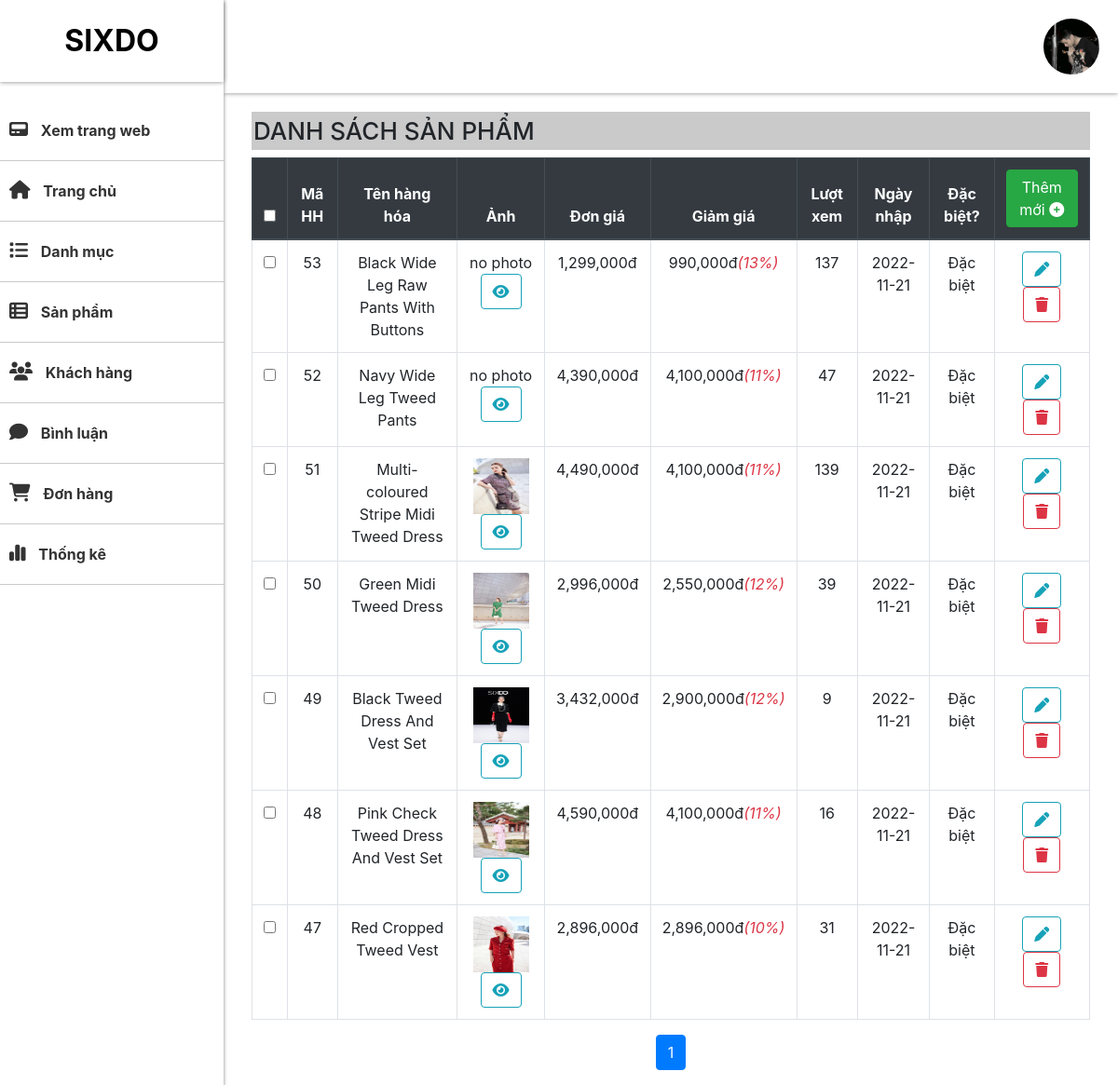
The app's page /admin/products/index.php?btn_list (signed in) with its own data.
### tables this page shows
CREATE TABLE `products` (
  `Ma_SP` int(11) NOT NULL,
  `Ten_SP` text NOT NULL,
  `Price` float NOT NULL,
  `Price_Giam` float NOT NULL,
  `Mota` text NOT NULL,
  `ngay_nhap` date NOT NULL,
  `so_luot_xem` int(15) NOT NULL,
  `ma_loai` int(11) NOT NULL,
  `dac_biet` int(1) NOT NULL
);

CREATE TABLE `img` (
  `id` int(11) NOT NULL,
  `Image` text NOT NULL,
  `Ma_SP` int(11) NOT NULL
);

### admin/products/index.php (called while the page is built, shortened)
<?php
require_once "../../dao/pdo.php";
require_once "../../dao/product.php";
require "../../global.php";
extract($_REQUEST);
$Ten_SP_error = $Price_error = $Price_Giam_error = $Mota_error = $ngay_nhap_error = $so_luot_xem_error = $ma_loai_error = $dac_biet_error = "";
if (exist_param("btn_list")) {
    $items = product_select_page('Ma_SP', 10);
} else if (exist_param("btn_insert")) {
    if (empty($_POST['ma_loai'])) {
        $ma_loai_error = "Không được để trống*";
    } else {
        $ma_loai = $_POST['ma_loai'];
    }
    if (empty($_POST['Ten_SP'])) {
        $Ten_SP_error = "Không được để trống*";
    } else {
        $Ten_SP = $_POST['Ten_SP'];
        if (product_exist_ten_sp($Ten_SP)) {
            $Ten_SP_error = "Tên sản phẩm đã tồn tại*";
        }
    }
    if (empty($_POST['Price'])) {
        $Price_error = "Không được để trống*";
    } else {
        $Price = $_POST['Price'];
        if (!is_numeric($Price)) {
            $Price_error = "Giá phải nhập số";
        } else if ($Price < 0) {
            $Price_error = "Giá phải nhập lớn hơn 0";
        }
    }
    if (empty($_POST['Price_Giam'])) {
        $Price_Giam_error = "Không được để trống*";
    } else {
        $Price_Giam = $_POST['Price_Giam'];
        if (!is_numeric($Price_Giam)) {
            $Price_Giam_error = "Giá phải nhập số";
        } else if ($Price_Giam < 0) {
            $Price_Giam_error = "Giá phải nhập lớn hơn 0";
        }
    }
    $dac_biet = $_POST['dac_biet'];
    if (empty($_POST['mo_ta'])) {
        $Mota_error = "Không được để trống*";
    } else {
        $Mota = $_POST['mo_ta'];
    }
    $so_luot_xem = $_POST['so_luot_xem'];
    if (empty($_POST['ngay_nhap'])) {
        $ngay_nhap_error = "Không được để trống*";
    } else {
        $ngay_nhap = $_POST['ngay_nhap'];
    }
    if (empty($Ten_SP_error) && empty($Price_error) && empty($Price_Giam_error) && empty($Mota_error) && empty($ngay_nhap_error)  && empty($ma_loai_error)) {
        product_insert($Ten_SP, $Price, $Price_Giam, $Mota, $ngay_nhap, $so_luot_xem, $ma_loai, $dac_biet);
        $new_product = product_select_by_name($Ten_SP);
        extract($new_product);
        save_multiple_file('Image', "$UPLOAD_URL/products/", $Ma_SP);
        echo "<script>alert('Thêm sản phẩm thành công');</script>";
        $items = product_select_page('Ma_SP', 10);
        $VIEW_NAME = "list.php";
    } else {
        echo "<script>alert('Thêm sản phẩm thất bại');</script>";
        $loai_hang = loai_select_all('ASC');
        $VIEW_NAME = "add.php";
    }
} else if (exist_param("btn_edit")) {
    $Ma_SP = $_REQUEST['Ma_SP'];
    $product_info = product_select_by_id($Ma_SP);
    extract($product_info);
    $loai_hang = loai_select_all('ASC');
    $VIEW_NAME = "edit.php";
} else if (exist_param("btn_delete")) {
    $Ma_SP = $_REQUEST['Ma_SP'];
    product_delete($Ma_SP);
    $items = product_select_page('Ma_SP', 10);
    $VIEW_NAME = "list.php";
} else if (exist_param("btn_img")) {
    $Ma_SP = $_REQUEST['Ma_SP'];
    $Image = img_select_page('id', 10, $Ma_SP);
    $VIEW_NAME = "img.php";
} else if (exist_param("btn_img_delete")) {
    $id = $_REQUEST['id'];
    img_detele($id);
    $Ma_SP = $_REQUEST['Ma_SP'];
    $Image = img_select_page('id', 10, $Ma_SP);
    $VIEW_NAME = "img.php";
} elseif (exist_param("btn_img_new")) {
    $Ma_SP = $_REQUEST['Ma_SP'];
    $VIEW_NAME = "add_img.php";
} elseif (exist_param("btn_img_add")) {
    $Ma_SP = $_POST['Ma_SP'];
    save_multiple_file('Image', "$UPLOAD_URL/products/", $Ma_SP);
    $Image = img_select_page('id', 10, $Ma_SP);
    $VIEW_NAME = "img.php";
} else if (exist_param("btn_update")) {
    if (empty($_POST['ma_loai'])) {
        $ma_loai_error = "Không được để trống*";
    } else {
        $ma_loai = $_POST['ma_loai'];
    }
    if (empty($_POST['Ten_SP'])) {
        $Ten_SP_error = "Không được để trống*";
    } else {
        $Ten_SP = $_POST['Ten_SP'];
    }
    if (empty($_POST['Price'])) {
        $Price_error = "Không được để trống*";
    } else {
        $Price = $_POST['Price'];
        if (!is_numeric($Price)) {
            $Price_error = "Giá phải nhập số";
        } else if ($Price < 0) {
            $Price_error = "Giá phải nhập lớn hơn 0";
        }
    }
    if (empty($_POST['Price_Giam'])) {
        $Price_Giam_error = "Không được để trống*";
    } else {
        $Price_Giam = $_POST['Price'];
        if (!is_numeric($Price)) {
            $Price_Giam_error = "Giá phải nhập số";
        } else if ($Price < 0) {
            $Price_Giam_error = "Giá phải nhập lớn hơn 0";
        }
    }
    $dac_biet = $_POST['dac_biet'];
    if (empty($_POST['mo_ta'])) {
        $Mota_error = "Không được để trống*";
    } else {
        $Mota = $_POST['mo_ta'];
    }
    $so_luot_xem = $_POST['so_luot_xem'];
    if (empty($_POST['ngay_nhap'])) {
        $ngay_nhap_error = "Không được để trống*";
    } else {
        $ngay_nhap = $_POST['ngay_nhap'];
    }
    $id = $_POST['id'];
    if (empty($Ten_SP_error) && empty($Price_error) && empty($Price_Giam_error) && empty($Mota_error) && empty($ngay_nhap_error)  && empty($ma_loai_error)) {
        product_update($Ma_SP, $Ten_SP, $Price, $Price_Giam, $Mota, $ngay_nhap, $so_luot_xem, $ma_loai, $dac_biet);
        if (isset($_POST['Image'])) {
            $Image = save_file('Image', "$UPLOAD_URL/products/");
            img_update($id, $Image, $Ma_SP);
        }
        echo "<script>alert('Cập nhật sản phẩm thành công');</script>";
        $items = product_select_page('Ma_SP', 10);
        $VIEW_NAME = "list.php";
    } else {
        echo "<script>alert('Cập nhật sản phẩm thất bại');</script>";
        $loai_hang = loai_select_all('ASC');
        $VIEW_NAME = "edit.php";
    }
} else {
    $loai_hang = loai_select_all('ASC');
    $VIEW_NAME = "add.php";
}
require "../layout.php";

### global.php (called while the page is built, shortened)
<?php
$ROOT_URL = "/project1";
$ADMIN_URL = "$ROOT_URL/admin";
$UPLOAD_URL = "../../upload";

### DAO/pdo.php (called while the page is built, shortened)
<?php
function pdo_get_connection()
{
    $dburl = "mysql:host=localhost;dbname=duan_1;charset=utf8";
    $username = 'root';
    $password = '';
    $conn = new PDO($dburl, $username, $password);
    $conn->setAttribute(PDO::ATTR_ERRMODE, PDO::ERRMODE_EXCEPTION);
    return $conn;
}
function pdo_query($sql)
{
    $sql_args = array_slice(func_get_args(), 1);
    try {
        $conn = pdo_get_connection();
        $stmt = $conn->prepare($sql);
        $stmt->execute($sql_args);
        $rows = $stmt->fetchAll();
        return $rows;
    } catch (PDOException $e) {
        throw $e;
    } finally {
        unset($conn);
    }
}
function pdo_query_one($sql)
{
    $sql_args = array_slice(func_get_args(), 1);
    try {
        $conn = pdo_get_connection();
        $stmt = $conn->prepare($sql);
        $stmt->execute($sql_args);
        $row = $stmt->fetch(PDO::FETCH_ASSOC);
        return $row;
    } catch (PDOException $e) {
        throw $e;
    } finally {
        unset($conn);
    }
}

### DAO/product.php (called while the page is built, shortened)
<?php
require_once("pdo.php");
function product_select_page($order, $limit)
{
    $begin = ($_SESSION['page'] - 1) * $limit;
    $sql = "SELECT * FROM products ORDER BY $order DESC LIMIT $begin,$limit";
    return pdo_query($sql);
}
function img_select_one_by_MaSP($Ma_SP){
    $sql = "SELECT * FROM img WHERE Ma_SP=? LIMIT 1";
    return pdo_query_one($sql, $Ma_SP);
}

### admin/products/list.php (the view, shortened to what this page needs)
<section id="main">
    <div class="main-header">
    <div class="account-img">
                        <?php if (isset($_SESSION['user']) && $_SESSION['user']['Image'] != "") { ?>
                        <img src=" <?= $UPLOAD_URL . "/users/" . $_SESSION['user']['Image'] ?>" width="30" height="30"
                            class="account-image icon" alt="">
                        <?php } else { ?>
                        <?php }  ?>
                    </div>
    </div>
    <div class="content">
        <h1 class="heading">DANH SÁCH SẢN PHẨM</h1>
        <div class="box box-primary">
            <div class="box-body">
                <form action="?btn_delete_all" method="post" class="table-responsive">
                    <table width="100%" class="table table-hover table-bordered text-center">
                        <thead class="thead-dark">
                            <tr>
                                <th><input type="checkbox" id="select-all"></th>
                                <th>Mã HH</th>
                                <th>Tên hàng hóa</th>
                                <th>Ảnh</th>
                                <th>Đơn giá</th>
                                <th>Giảm giá</th>
                                <th>Lượt xem</th>
                                <th>Ngày nhập</th>
                                <th>Đặc biệt?</th>
                                <th><a href="index.php" class="btn btn-success text-white">Thêm mới
                                        <i class="fas fa-plus-circle"></i></a></th>
                            </tr>
                        </thead>
                        <tbody>
                            <?php
                            foreach ($items as $item) {
                                extract($item);
                                $xemhh = "index.php?btn_img&Ma_SP=".$Ma_SP;
                                $suahh = "index.php?btn_edit&Ma_SP=" . $Ma_SP;
                                $xoahh = "index.php?btn_delete&Ma_SP=" . $Ma_SP;
                                $Image_select=img_select_one_by_MaSP($Ma_SP);
                                extract($Image_select);
                                $img_path = $UPLOAD_URL . '/products/' . $Image;
                                if (is_file($img_path)) {
                                    $img = "<img src='$img_path' height='60' width='60' class='object-fit-contain'>";
                                } else {
                                    $img = "no photo";
                                }
                                if ($Price > 0) {
                                    $percent_discount = number_format($Price / $Price_Giam * 10);
                                }
                            ?>
                            <tr>
                                <td><input type="checkbox" name="Ten_SP[]" value="<?= $Ma_SP ?>"></td>
                                <td><?= $Ma_SP ?></td>
                                <td><?= $Ten_SP ?></td>
                                <td><?= $img ?>
                                <a href="<?= $xemhh ?>" class="btn btn-outline-info btn-rounded">
                                        <i class="fa fa-eye"></i>
                                    </a></td>
                                <td><?= number_format($Price, 0) ?>đ</td>
                                <td><?= number_format($Price_Giam, 0) ?>đ<i
                                        class="text-danger">(<?= isset($percent_discount) ? $percent_discount : '' ?>%)</i>
                                </td>
                                <td><?= $so_luot_xem ?></td>
                                <td><?= $ngay_nhap ?></td>
                                <td><?= ($dac_biet == 1) ? "Đặc biệt" : "Không"; ?></td>
                                <td class="text-end">
                                    <a href="<?= $suahh ?>" class="btn btn-outline-info btn-rounded"><i
                                            class="fas fa-pen"></i></a>
                                    <a href="<?= $xoahh ?>" class="btn btn-outline-danger btn-rounded"
                                        onclick="return confirm(' Bạn có Muốn Xóa Không')"><i
                                            class=" fas fa-trash"></i></a>
                                </td>
                            </tr>
                            <?php
                            }
                            ?>
                        </tbody>
                    </table>
                    <div class="mt-3" width="100%">
                        <ul class="pagination justify-content-center">
                            <?php for ($i = 1; $i <= $_SESSION['total_page']; $i++) { ?>
                            <li class="page-item <?= $_SESSION['page'] == $i ? 'active' : '' ?>">
                                <a class="page-link" href="?btn_list&page=<?= $i ?>"><?= $i ?></a>
                            </li>
                            <?php } ?>
                        </ul>
                    </div>
                </form>
            </div>
        </div>
    </div>
</section>

### admin/layout.php (shortened to what this page needs)
<?php
require_once "../../global.php";
?>
<!DOCTYPE html>
<html lang="en">
<head>
    <link rel="stylesheet" href="https://cdnjs.cloudflare.com/ajax/libs/font-awesome/6.1.2/css/all.min.css"
 />
    <link rel="stylesheet" href="../../content/styles/admin.css">
    <link rel="stylesheet" href="https://cdn.jsdelivr.net/npm/bootstrap@4.3.1/dist/css/bootstrap.min.css"
>
</head>
<body>
    <div class="wrapper">
        <div id="header">
            <div class="logo">
                <a href="#">SIXDO</a>
            </div>
            <ul class="menu">
                <li><a href="../../index.php"><i class="fa-solid fa-pager"></i> Xem trang web</a></li>
                <li><a href="<?= $ADMIN_URL ?>/trang-chinh/"><i class="fa-solid fa-house"></i> Trang chủ</a></li>
                <li><a href="<?= $ADMIN_URL ?>/danhmuc/"><i class="fa-solid fa-list"></i> Danh mục</a></li>
                <li><a href="<?= $ADMIN_URL ?>/products/"><i class="fa-solid fa-table-list"></i> Sản phẩm</a></li>
                <li><a href="<?= $ADMIN_URL ?>/user/"><i class="fa-solid fa-users"></i> Khách hàng</a></li>
                <li><a href="<?= $ADMIN_URL ?>/comment/"><i class="fa-solid fa-comment"></i> Bình luận</a></li>
                <li><a href="<?= $ADMIN_URL ?>/cart/"><i class="fa-solid fa-cart-shopping"></i> Đơn hàng</a></li>
                <li><a href="<?= $ADMIN_URL ?>/thongke"><i class="fa-solid fa-chart-simple"></i> Thống kê</a></li>
            </ul>
        </div>
        <?php include $VIEW_NAME ?>
    </div>
</body>
</html>

### content/styles/admin.css (style rules this page uses)
* { margin: 0; padding: 0; box-sizing: border-box; }
body { font-family: "Lato", sans-serif; }
.wrapper { display: flex; }
#header { width: 20%; background-color: #fff; box-shadow: 0 2px 4px gray; position: fixed; top: 0; left: 0; bottom: 0; display: flex; flex-direction: column; gap: 5 0px 0; }
.logo { display: flex; justify-content: center; padding: 20px 0; margin-bottom: 20px; box-shadow: 0 0 5px gray; }
.logo a { text-decoration: none; font-size: 32px; font-weight: 700; color: #000; }
.menu { display: flex; flex-direction: column; list-style: none; }
.menu li a { text-decoration: none; color: #333; font-weight: 700; font-size: 16px; display: block; padding: 20px 10px; border-bottom: 1px solid rgba(128, 128, 128, 0.421); }
.menu li a i { padding-right: 10px; font-size: 20px; }
#main { margin-left: 20%; width: 100%; display: flex; flex-direction: column; gap: 20px; overflow: hidden; }
.main-header { top: 0; right: 0; left: 20%; box-shadow: 0 0 5px gray; height: 100px; padding: 20px; display: flex; justify-content: end; align-items: center; z-index: 1; }
.main-header img { width: 60px; height: 60px; object-fit: cover; border-radius: 100%; }
.content { padding: 0 30px; width: 100%; margin: 0 auto; }
.heading { padding: 5px 2px; font-size: 26px; background-color: rgba(128, 128, 128, 0.421); }

### records on screen
products: img.Ma_SP "53", Ten_SP "Black Wide Leg Raw Pants With Buttons", img.Image "no photo", Price "1,299,000", Price_Giam "990,000", percent_discount "13", so_luot_xem "137", ngay_nhap "2022-11-21", dac_biet "Đặc biệt"
products: img.Ma_SP "52", Ten_SP "Navy Wide Leg Tweed Pants", img.Image "no photo", Price "4,390,000", Price_Giam "4,100,000", percent_discount "11", so_luot_xem "47", ngay_nhap "2022-11-21", dac_biet "Đặc biệt"
products: img.Ma_SP "51", Ten_SP "Multi-coloured Stripe Midi Tweed Dress", img.Image (picture), Price "4,490,000", Price_Giam "4,100,000", percent_discount "11", so_luot_xem "139", ngay_nhap "2022-11-21", dac_biet "Đặc biệt"
products: img.Ma_SP "50", Ten_SP "Green Midi Tweed Dress", img.Image (picture), Price "2,996,000", Price_Giam "2,550,000", percent_discount "12", so_luot_xem "39", ngay_nhap "2022-11-21", dac_biet "Đặc biệt"
products: img.Ma_SP "49", Ten_SP "Black Tweed Dress And Vest Set", img.Image (picture), Price "3,432,000", Price_Giam "2,900,000", percent_discount "12", so_luot_xem "9", ngay_nhap "2022-11-21", dac_biet "Đặc biệt"
products: img.Ma_SP "48", Ten_SP "Pink Check Tweed Dress And Vest Set", img.Image (picture), Price "4,590,000", Price_Giam "4,100,000", percent_discount "11", so_luot_xem "16", ngay_nhap "2022-11-21", dac_biet "Đặc biệt"
products: img.Ma_SP "47", Ten_SP "Red Cropped Tweed Vest", img.Image (picture), Price "2,896,000", Price_Giam "2,896,000", percent_discount "10", so_luot_xem "31", ngay_nhap "2022-11-21", dac_biet "Đặc biệt"
